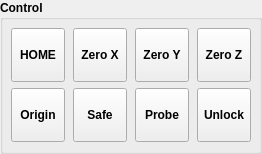
         <widget class="QGroupBox" name="grpControl">
          <property name="font">
           <font>
            <weight>75</weight>
            <bold>true</bold>
           </font>
          </property>
          <property name="title">
           <string>Control</string>
          </property>
          <property name="overrided" stdset="0">
           <bool>false</bool>
          </property>
          <layout class="QVBoxLayout" name="verticalLayout" stretch="0">
           <property name="leftMargin">
            <number>8</number>
           </property>
           <property name="topMargin">
            <number>8</number>
           </property>
           <property name="rightMargin">
            <number>8</number>
           </property>
           <property name="bottomMargin">
            <number>9</number>
           </property>
           <item>
            <layout class="QGridLayout" name="gridLayout_5">
             <property name="horizontalSpacing">
              <number>8</number>
             </property>
             <item row="0" column="1">
              <widget class="QToolButton" name="cmdHome">
               <property name="minimumSize">
                <size>
                 <width>54</width>
                 <height>54</height>
                </size>
               </property>
               <property name="text">
                <string>HOME</string>
               </property>
               <property name="icon">
                <iconset>
                 <normaloff>:/images/home.png</normaloff>:/images/home.png</iconset>
               </property>
               <property name="iconSize">
                <size>
                 <width>30</width>
                 <height>30</height>
                </size>
               </property>
               <property name="toolButtonStyle">
                <enum>Qt::ToolButtonTextUnderIcon</enum>
               </property>
              </widget>
             </item>
             <item row="0" column="5">
              <widget class="QToolButton" name="cmdZeroY">
               <property name="minimumSize">
                <size>
                 <width>54</width>
                 <height>54</height>
                </size>
               </property>
               <property name="text">
                <string>Zero Y</string>
               </property>
               <property name="icon">
                <iconset>
                 <normaloff>:/images/axis_zero.png</normaloff>:/images/axis_zero.png</iconset>
               </property>
               <property name="iconSize">
                <size>
                 <width>30</width>
                 <height>30</height>
                </size>
               </property>
               <property name="toolButtonStyle">
                <enum>Qt::ToolButtonTextUnderIcon</enum>
               </property>
              </widget>
             </item>
             <item row="2" column="1">
              <widget class="QToolButton" name="cmdRestoreOrigin">
               <property name="minimumSize">
                <size>
                 <width>54</width>
                 <height>54</height>
                </size>
               </property>
               <property name="text">
                <string>Origin</string>
               </property>
               <property name="icon">
                <iconset>
                 <normaloff>:/images/origin.png</normaloff>:/images/origin.png</iconset>
               </property>
               <property name="iconSize">
                <size>
                 <width>30</width>
                 <height>30</height>
                </size>
               </property>
               <property name="toolButtonStyle">
                <enum>Qt::ToolButtonTextUnderIcon</enum>
               </property>
              </widget>
             </item>
             <item row="2" column="3">
              <widget class="QToolButton" name="cmdSafePosition">
               <property name="minimumSize">
                <size>
                 <width>54</width>
                 <height>54</height>
                </size>
               </property>
               <property name="text">
                <string>Safe</string>
               </property>
               <property name="icon">
                <iconset>
                 <normaloff>:/images/safe_z.png</normaloff>:/images/safe_z.png</iconset>
               </property>
               <property name="iconSize">
                <size>
                 <width>30</width>
                 <height>30</height>
                </size>
               </property>
               <property name="toolButtonStyle">
                <enum>Qt::ToolButtonTextUnderIcon</enum>
               </property>
              </widget>
             </item>
             <item row="0" column="7">
              <widget class="QToolButton" name="cmdZeroZ">
               <property name="minimumSize">
                <size>
                 <width>54</width>
                 <height>54</height>
                </size>
               </property>
               <property name="text">
                <string>Zero Z</string>
               </property>
               <property name="icon">
                <iconset>
                 <normaloff>:/images/zero_z.png</normaloff>:/images/zero_z.png</iconset>
               </property>
               <property name="iconSize">
                <size>
                 <width>30</width>
                 <height>30</height>
                </size>
               </property>
               <property name="toolButtonStyle">
                <enum>Qt::ToolButtonTextUnderIcon</enum>
               </property>
              </widget>
             </item>
             <item row="2" column="7">
              <widget class="QToolButton" name="cmdUnlock">
               <property name="minimumSize">
                <size>
                 <width>54</width>
                 <height>54</height>
                </size>
               </property>
               <property name="text">
                <string>Unlock</string>
               </property>
               <property name="icon">
                <iconset>
                 <normaloff>:/images/unlock.png</normaloff>:/images/unlock.png</iconset>
               </property>
               <property name="iconSize">
                <size>
                 <width>30</width>
                 <height>30</height>
                </size>
               </property>
               <property name="toolButtonStyle">
                <enum>Qt::ToolButtonTextUnderIcon</enum>
               </property>
              </widget>
             </item>
             <item row="2" column="5">
              <widget class="QToolButton" name="cmdTouch">
               <property name="minimumSize">
                <size>
                 <width>54</width>
                 <height>54</height>
                </size>
               </property>
               <property name="text">
                <string>Probe</string>
               </property>
               <property name="icon">
                <iconset>
                 <normaloff>:/images/search_for_z.png</normaloff>:/images/search_for_z.png</iconset>
               </property>
               <property name="iconSize">
                <size>
                 <width>30</width>
                 <height>30</height>
                </size>
               </property>
               <property name="toolButtonStyle">
                <enum>Qt::ToolButtonTextUnderIcon</enum>
               </property>
              </widget>
             </item>
             <item row="0" column="3">
              <widget class="QToolButton" name="cmdZeroX">
               <property name="enabled">
                <bool>true</bool>
               </property>
               <property name="minimumSize">
                <size>
                 <width>54</width>
                 <height>54</height>
                </size>
               </property>
               <property name="text">
                <string>Zero X</string>
               </property>
               <property name="icon">
                <iconset>
                 <normaloff>:/images/axis_zero.png</normaloff>:/images/axis_zero.png</iconset>
               </property>
               <property name="iconSize">
                <size>
                 <width>30</width>
                 <height>30</height>
                </size>
               </property>
               <property name="toolButtonStyle">
                <enum>Qt::ToolButtonTextUnderIcon</enum>
               </property>
              </widget>
             </item>
            </layout>
           </item>
          </layout>
         </widget>
